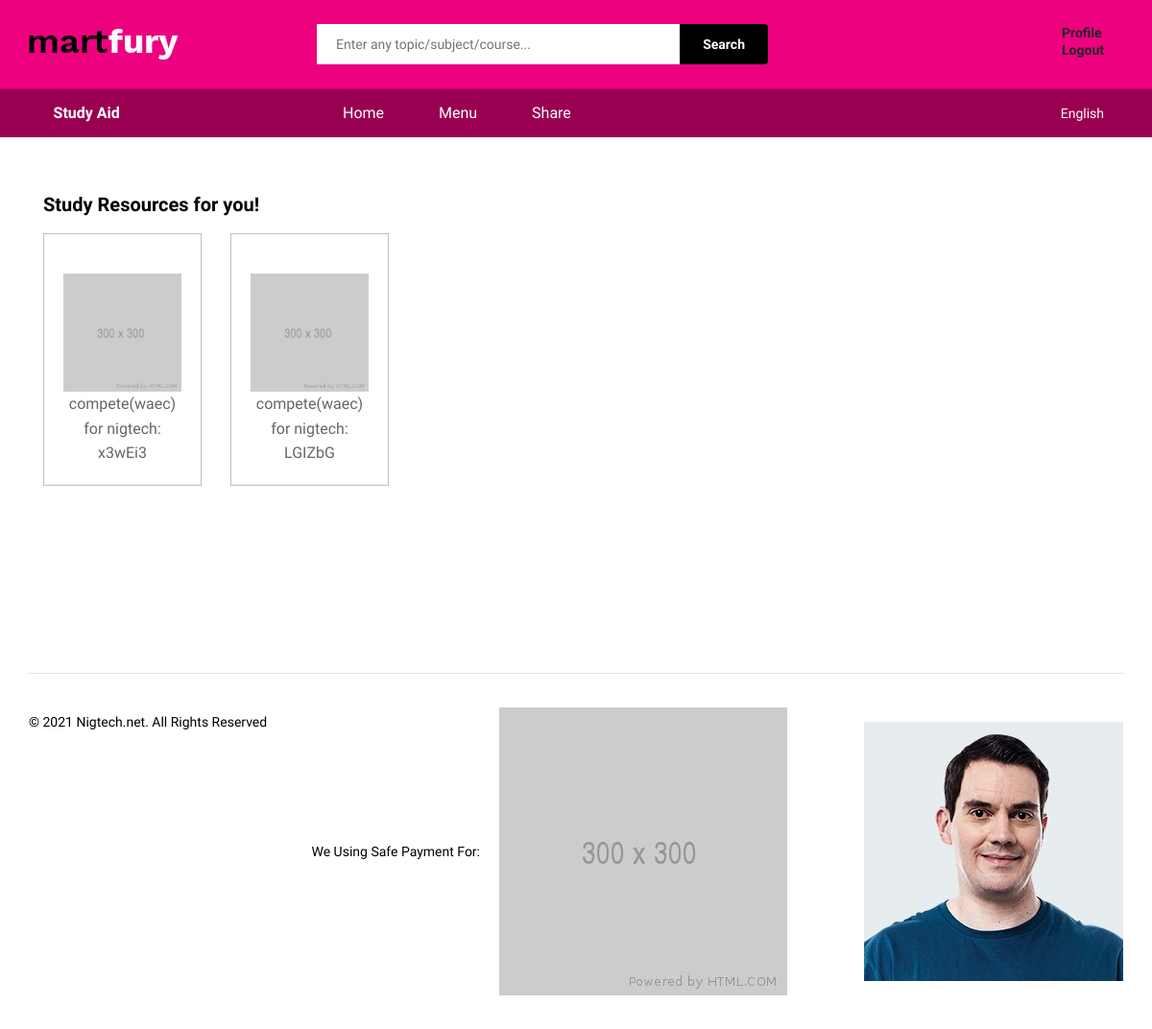
The app's page /result/ (signed in), older data.
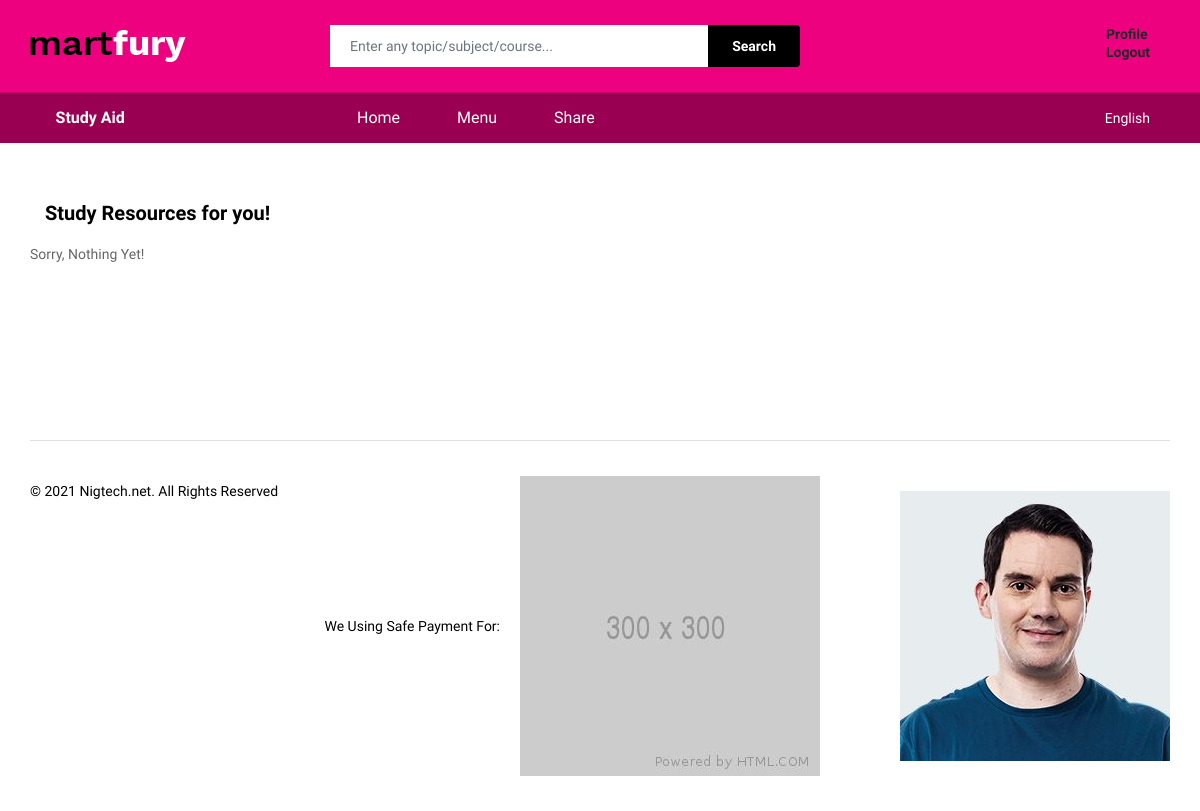
The same page, newer data.
### compete/models.py (models this page shows, shortened)
class Compete(models.Model):
	title = models.CharField(max_length=500)
	compete_slug = models.CharField(max_length=500, default="no slug")
	compete_level = models.CharField(max_length=500, default="simple")
	compete_category = models.CharField(max_length=500)
	duration = models.CharField(max_length=500)
	app_user = models.ForeignKey(AppUser, on_delete=models.CASCADE)
	questions = models.ManyToManyField(Question, through="CompeteQuestionConnector")
	status = models.BooleanField(default=False)
	audience = models.CharField(max_length=500, default="private")
	pub_date = models.DateTimeField(default=timezone.now)

### compete/views.py (the view)
# urls.py: path("result/", views.ResultView, name="result"),
def ResultView(request):
	if request.method == "POST":
		pass
	else:
		app_user = AppUser.objects.get(user__pk=request.user.id)
		competes = Compete.objects.filter(app_user__pk=app_user.id)
		context = {"competes": competes}
		return render(request, "compete/result.html", context)

### compete/templates/compete/result.html
{% extends 'main/homebase.html' %}
{% load static %}
{% block content %}
 <section class="ps-section--account ps-checkout">
    <div class="container">
  <div class="ps-top-categories">
            <div class="ps-container">
                <h3>Study Resources for you!</h3>
                <div class="row">
                {% if competes %}
                  {% for item in competes %}
                    <div class="col-xl-2 col-lg-4 col-md-4 col-sm-4 col-6 ">
                        <div class="ps-block--category"><a href="{% url 'compete:result_detail' item.id %}"></a><br /><img src="{% static 'main/img/categories/1.jpg' %}" alt="">
                           <p>{{ item.title }}</p>
                        </div>
                    </div>
                    {% endfor %}
                  {% else %}
                    <p>Sorry, Nothing Yet!</p>
                {% endif %}
                </div>
            </div>
        </div>
</div>
</section>
{% endblock %}

### main/templates/main/homebase.html (shortened to what this page needs)
<!DOCTYPE html>
<html lang="en">
{% load static %}
<head>
    <link rel="stylesheet" href="{% static 'main/plugins/font-awesome/css/font-awesome.min.css' %}">
    <link rel="stylesheet" href="{% static 'main/fonts/Linearicons/Linearicons/Font/demo-files/demo.css' %}">
    <link rel="stylesheet" href="{% static 'main/plugins/bootstrap/css/bootstrap.min.css' %}">
    <link rel="stylesheet" href="{% static 'main/plugins/owl-carousel/assets/owl.carousel.min.css' %}">
    <link rel="stylesheet" href="{% static 'main/plugins/owl-carousel/assets/owl.theme.default.min.css' %}">
    <link rel="stylesheet" href="{% static 'main/plugins/slick/slick/slick.css' %}">
    <link rel="stylesheet" href="{% static 'main/plugins/nouislider/nouislider.min.css' %}">
    <link rel="stylesheet" href="{% static 'main/plugins/lightGallery-master/dist/css/lightgallery.min.css' %}">
    <link rel="stylesheet" href="{% static 'main/plugins/jquery-bar-rating/dist/themes/fontawesome-stars.css' %}">
    <link rel="stylesheet" href="{% static 'main/plugins/select2/dist/css/select2.min.css' %}">
    <link rel="stylesheet" href="{% static 'main/css/style.css' %}">
    <link rel="stylesheet" href="{% static 'main/css/autopart.css' %}">
    <link rel="stylesheet" href="{% static 'main/css/vendor.css' %}">
</head>
<body>
    <header class="header header--1" data-sticky="true">
        <div class="header__top" style="background-color: #ed017f !important">
            <div class="ps-container">
                <div class="header__left">
                    <a class="ps-logo" href="/"><img src="{% static 'main/img/logo_light.png' %}" alt=""></a>
                </div>
                <div class="header__center">
                    <form class="ps-form--quick-search" method="post" action="/search">
                        <input class="form-control" type="text" name="query" placeholder="Enter any topic/subject/course...">
                        <button>Search</button>
                    </form>
                </div>
                <div class="header__right">
                    <div class="header__actions">
                        <div class="ps-block--user-header">
                            <div class="ps-block__left"><i class="icon-user"></i></div>
                            <div class="ps-block__right">
                                <a href="{% url 'main:profile' %}">Profile</a>
                                <a href="{% url 'main:sign_out' %}">Logout</a>
                            </div>
                        </div>
                        </div>
                    </div>
                </div>
            </div>
        <nav class="navigation" style="background-color: #9a0052 !important;">
            <div class="ps-container">
                <div class="navigation__left">
                    <div class="menu--product-categories">
                        <div style="color: #fff !important" class="menu__toggle"><i class="icon-menu"></i><span style="color: #fff !important"> Study Aid</span></div>
                    </div>
                </div>
                <div class="navigation__right">
                    <ul class="menu">
                        <li class=""><a href="{% url 'main:index' %}" style="color: #fff !important">Home</a></li>
                        <li class="menu-item-has-children has-mega-menu"><a href="#" style="color: #fff !important">Menu</a>
                        </li>
                        <li class="menu-item-has-children has-mega-menu"><a href="#" style="color: #fff !important">Share</a>
                        </li>
                    </ul>
                    <ul class="navigation__extra">
                        <li>
                            <div class="ps-dropdown language"><a style="color: #fff !important" href="#"><img src="{% static 'main/img/flag/en.png' %}" alt="">English</a>
                            </div>
                        </li>
                    </ul>
                </div>
            </div>
        </nav>
    </header>
{% block content %}
{% endblock %}
    <footer class="ps-footer">
        <div class="ps-container">
            <div class="ps-footer__widgets">
            </div>
            <div class="ps-footer__copyright" style="">
                <p>© 2021 Nigtech.net. All Rights Reserved</p>
                <p><span>We Using Safe Payment For:</span><a href="#"><img src="img/payment-method/1.jpg" alt=""></a><a href="#"><img src="img/payment-method/5.jpg" alt=""></a></p>
            </div>
        </div>
    </footer>
</body>
</html>

Row changes from the older to the newer data that the page shows:
removed Compete: title "compete(waec) for nigtech: x3wEi3"
removed Compete: title "compete(waec) for nigtech: LGIZbG"
Text that changed along with them:
text now shown: "Sorry, Nothing Yet!"
